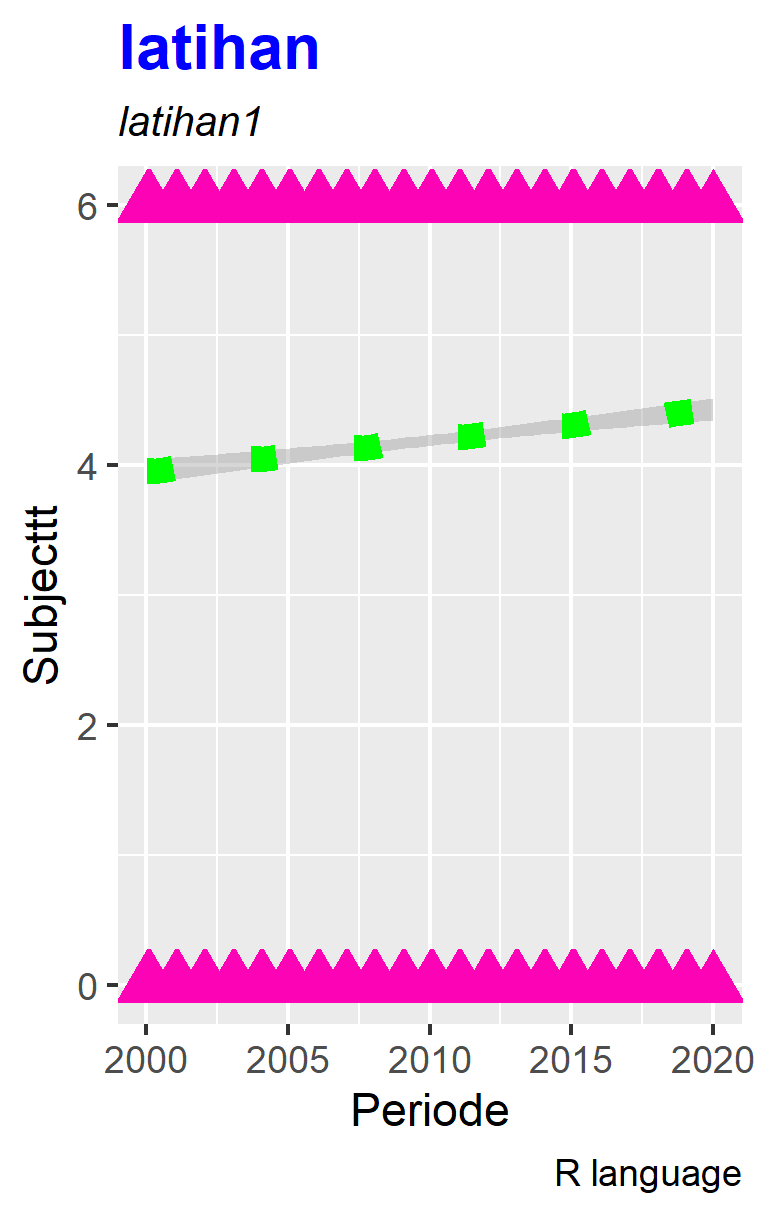

Source code (R):
i <- 1
while(i<10){
  print(i*2)
  i <- i + 1 
}

for (i in name){
  print(paste("halo",i))
}

luas_lingkaran <- function(r)
{
  pi <- 3.14
  luas <- pi*r^2
  return (luas)
}

luas_segitiga <- function(alas,tinggi){
  return(alas*tinggi/2)
}

lima <-function(){
  return(5)
}

berhitung <- function(n){
  for (i in 1:n){
    print(i)   
  }
}

m = matrix(1:12, nrow =3)

d = array(1:25, c(3,4,2))

user <- data.frame(
  name = name,
  gender = c("male", "male", "female", "male"),
  age = c(10,20,30,40)
)

l = list (a,name,user)


dataset <- read.csv('dataset_superstore_simple.csv')

write.csv(dataset_superstore_simple,'dataset_new.csv')


library(dplyr)

filter (dataset2, Magnitude == 'Period')

mutate(dataset, units12 = Magnitude + Status)

dataset2 <- filter (dataset, units =='dollars')
 
dataset %% group_by(Magnitude) %% summarise(Status)

data_b <- dataset %% filter(Status=='f')

data_a <-dataset %>% filter(Magnitude =='6')%>%
  select(c(Magnitude))
head(10)

bind_cols(data_e, data_f)

full_join(data_e, data_d)

ggplot(dataset,aes(x Period, y=Data_value)) + geom_bar(stat = 'identity')

dataset$Period <- as.Date(dataset$Perio)

dataset$order_month <- cut(dataset$period, breaks-'month')

ggplot(dataset, aes(x=Period, y=Subject)) + stat_summary(fun.y = sum, geom='line')

ggplot(dataset, aes(x = Period, y=Magnitude))+
  geom_point(color = '#fc03b6', size =5, shape=17) +
geom_smooth(method = 'lm', color ='green', linetype ='dotted', size=3) +
  labs(title = 'latihan',
  subtitle ='latihan1',
  caption = 'R language') +
  xlab("Periode") + ylab("Subjecttt") +
theme(
  plot.title = element_text(color = 'blue', size =15, face='bold'),
  plot.subtitle = element_text(color = 'black', size =10, face='italic'),
  legend.position = 'top'
)

ggsave('tes.png')
ggsave(t)